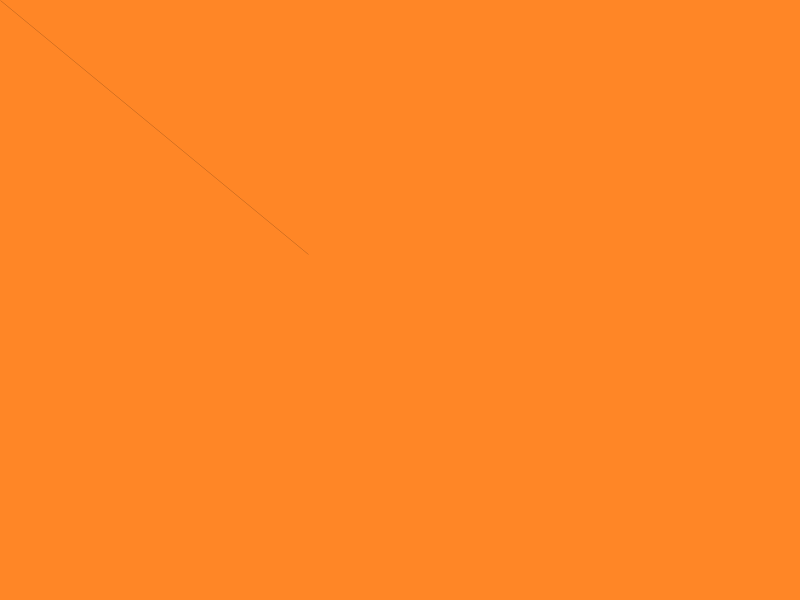
Frame 1 (no input)
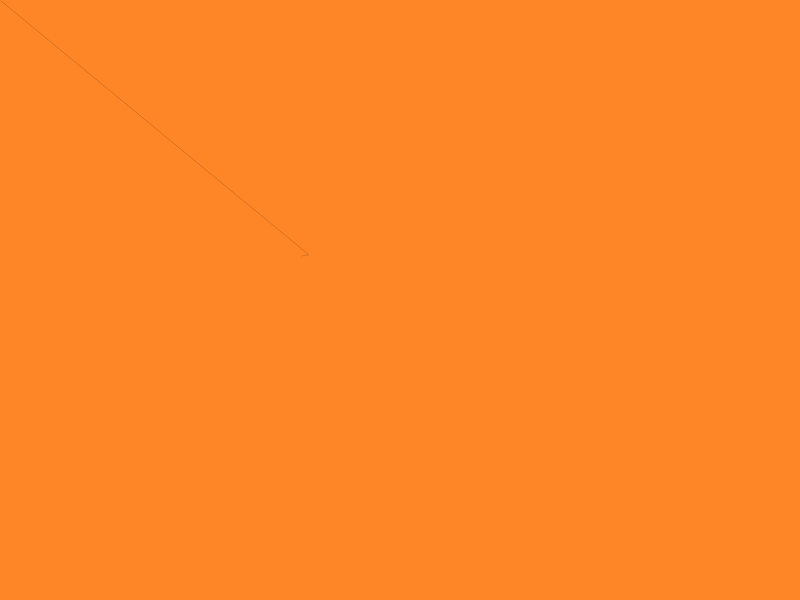
Frame 60 (the mouse pressed at the canvas centre just before this capture)
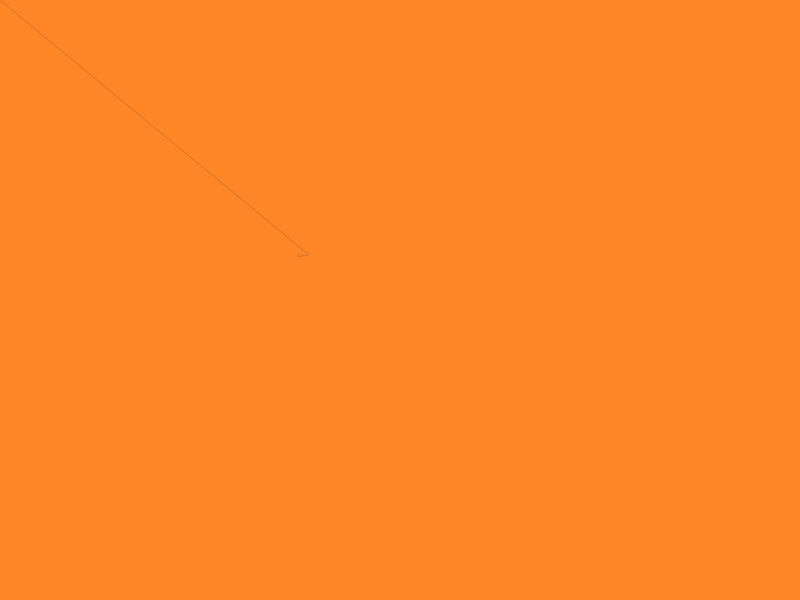
Frame 120 (the mouse held since frame 60 and released just before this capture)

The Processing sketch that drew these frames (run headless with seeded random() and noise(); from frame 60 on, the mouse is pressed at the canvas centre):

// Processing sketch: processing_134835
// ── processing_134835.pde

void setup(){
  size(800,600);
  background(255, 134,38);
}
    

float xt = 50;
float yt = 100.0;
float inj = .001;
float ox,oy;

float sc = 0;
 
 
void draw(){
  float x = noise(xt)*width;
  float y = noise(yt)*height;
  xt+=inj;
  yt+=inj;
  stroke(0);
  strokeWeight(sc);
  sc+=inj;
  if(sc>2){
    sc=inj;
  }
  line(x,y,ox,oy);
  ox = x;
  oy = y;
}
